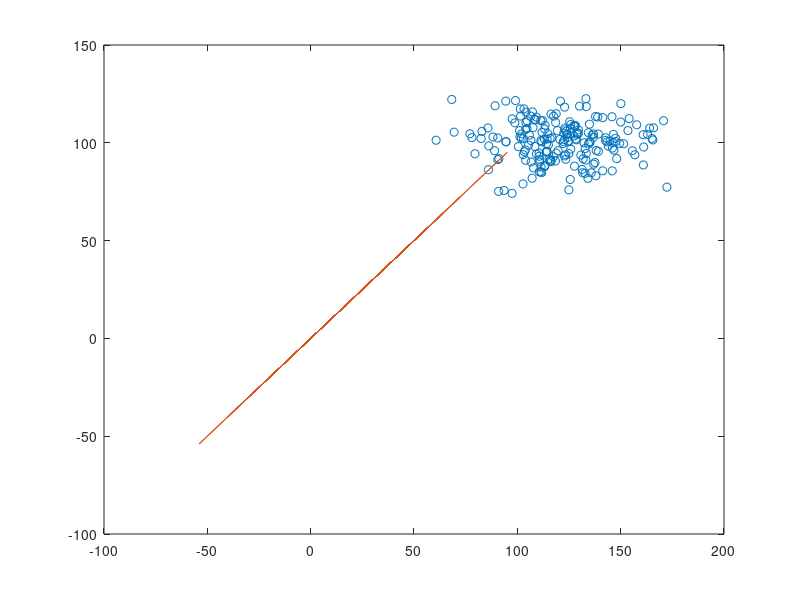

MATLAB code for this plot:
nturns=200;
p1=rand(1,nturns);
p2=rand(1,nturns);
x1=norminv(p1,120,20);
x2=norminv(p2,100,10);
y=x1-x2;
I=zeros(1,nturns)   
for i=1:nturns
   if y(i)<0
       I(i)=1;
   end
end
pf=mean(I)
mean_y=mean(y)
std_y=std(y)
plot(x1,x2,'o')
hold on;
plot(y,x1-x2)